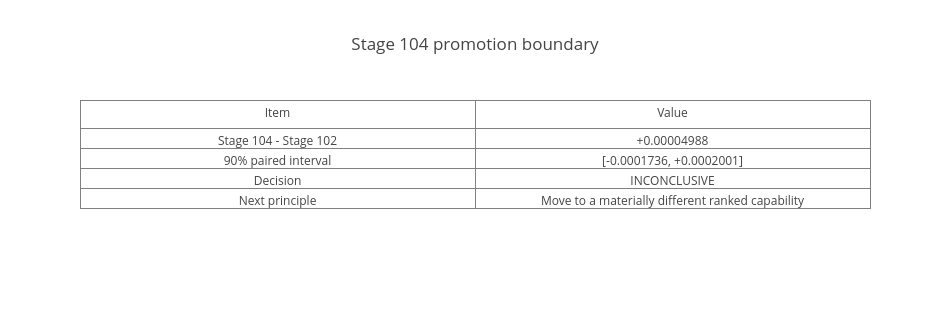

This figure's notebook cell:
### Markdown cell above
## Promotion boundary

Stage 104's point estimate is preserved, but the increment is not promoted because paired uncertainty crosses zero.

### Code cell
delta = 0.7978946262 - 0.7978447502
ci90 = (-0.0001735904, 0.0002000818)
assert ci90[0] <= 0 <= ci90[1]
print('M14_PUBLICATION_COMPLETE')

### Figure 1 — Plotly figure (JSON) as saved in the notebook; plotly's stock layout.template omitted (floating-point values rounded to 4 significant figures)
{"data": [{"type": "table", "header": {"values": ["Item", "Value"]}, "cells": {"values": [["Stage 104 - Stage 102", "90% paired interval", "Decision", "Next principle"], ["+0.00004988", "[-0.0001736, +0.0002001]", "INCONCLUSIVE", "Move to a materially different ranked capability"]]}}], "layout": {"title": {"text": "Stage 104 promotion boundary"}, "width": 950, "height": 330}}
